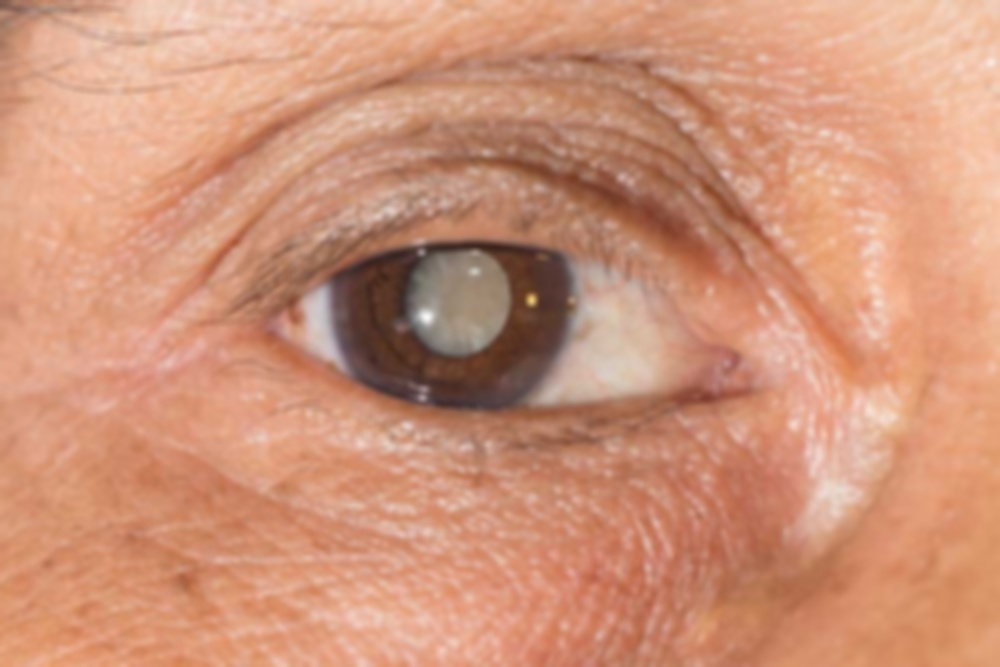
#> input picture photo_transformation_testing/photo3.jpg, 1000 x 667 px
$ jupyter execute testing_cv2.ipynb
#> lines starting #> are read from the running program, lines starting #| are printed output that depends on the picture
[cell 1]
import cv2
import os

[cell 2]
# cv2.imread function, in below method,
img = cv2.imread("photo3.jpg", cv2.IMREAD_COLOR)
#> img is the input picture: shape (667, 1000, 3); mean B, G, R 121, 147.8, 206.8

[cell 3]
height, width, _ = img.shape
#> height = 667; width = 1000
if height == width:
    cropped_img = img
a = abs(height - width)
#> a = 333
a1 = a // 2
#> a1 = 166
a2 = a1 if a % 2 == 0 else a1 + 1
#> a2 = 167
if height > width:
    cropped_img = img[a1:height-a2, 0:width]
if height < width:
    cropped_img = img[0:height, a1:width-a2]
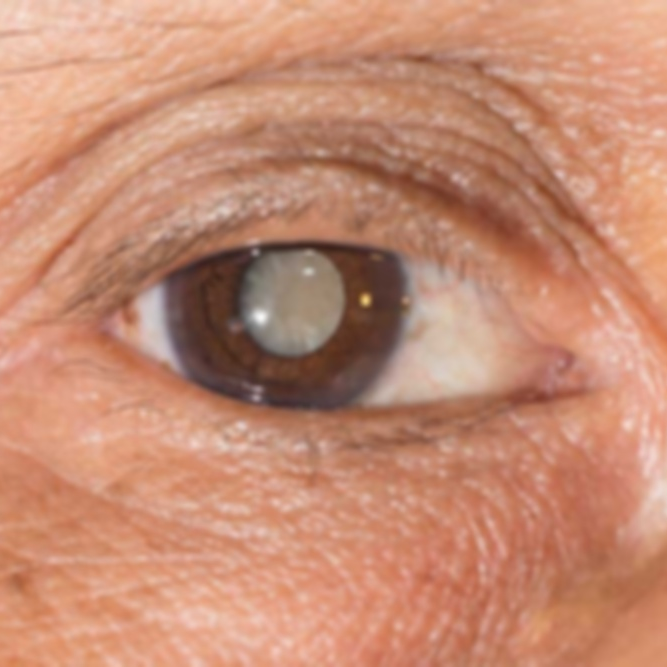
#> cropped_img: shape (667, 667, 3); mean B, G, R 115.3, 139.9, 197.1
resized_img = cv2.resize(cropped_img, (512, 512))

[cell 4]
resized_img.shape
#> Out = (512, 512, 3)


$ run again, with photo_transformation_testing/photo1.jpg copied over photo_transformation_testing/photo3.jpg
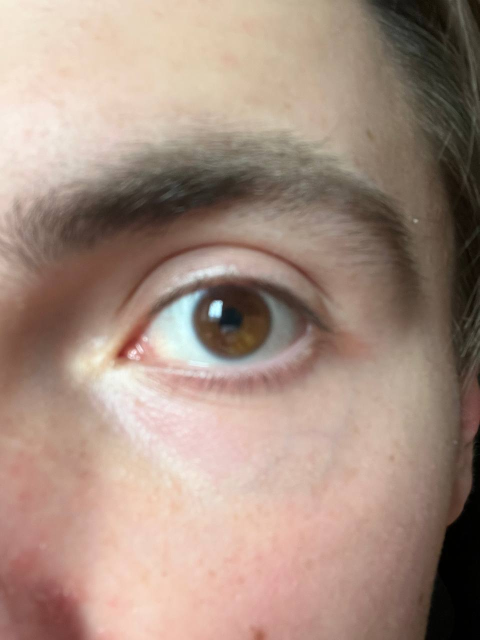
#> input picture photo_transformation_testing/photo1.jpg, 959 x 1280 px (shown at 1/2 size)
#> img is the input picture: shape (1280, 959, 3); mean B, G, R 128.7, 141.8, 165.5
#> `cropped_img = img[a1:height-a2, 0:width]`:
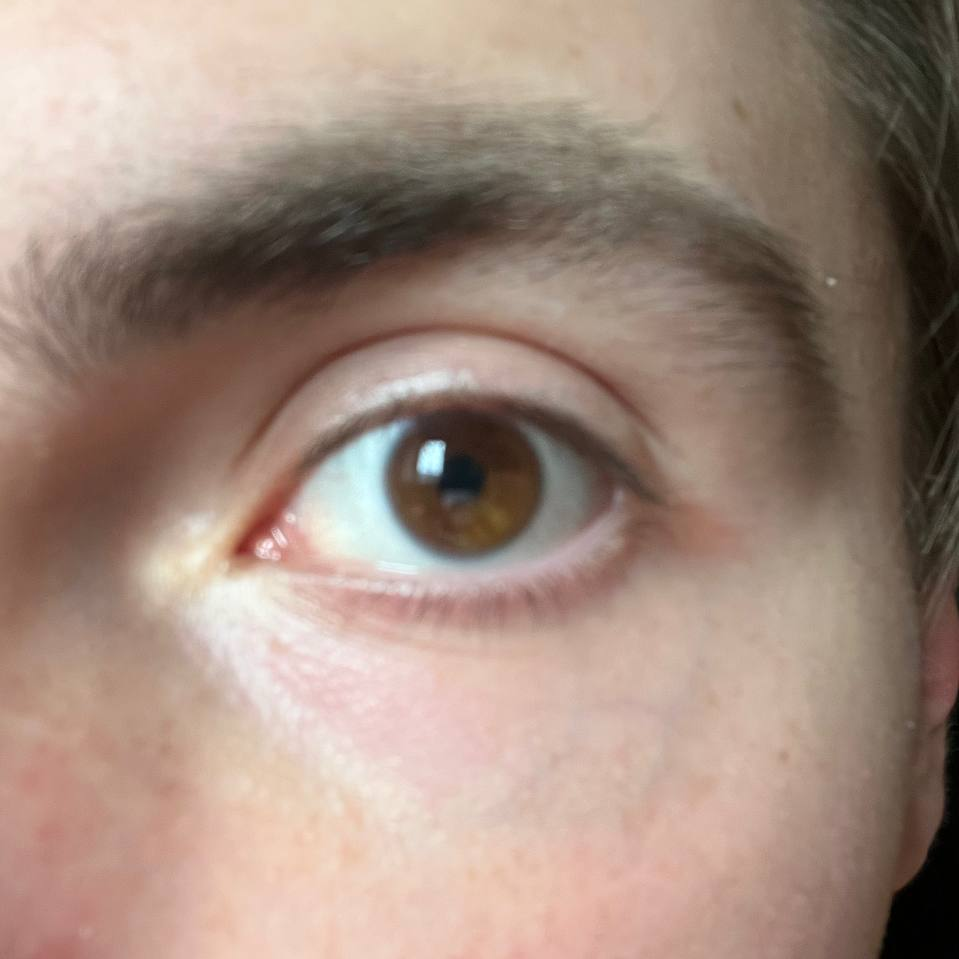
#> cropped_img: shape (959, 959, 3); mean B, G, R 126.6, 139.1, 161.7

$ run again, with photo_transformation_testing/photo2.jpg copied over photo_transformation_testing/photo3.jpg
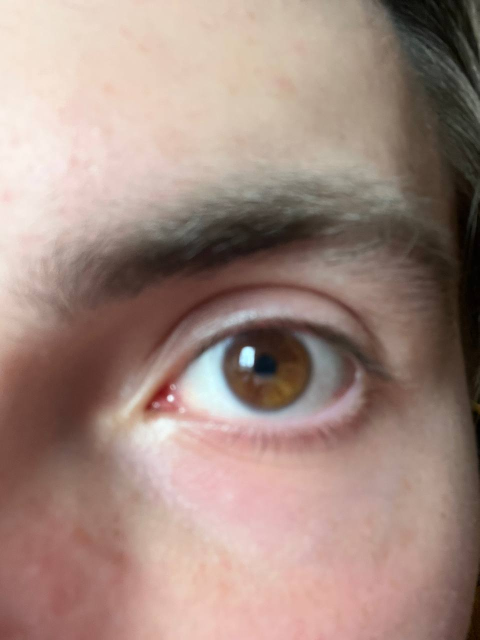
#> input picture photo_transformation_testing/photo2.jpg, 959 x 1280 px (shown at 1/2 size)
#> img is the input picture: shape (1280, 959, 3); mean B, G, R 128, 137.2, 162
#> `cropped_img = img[a1:height-a2, 0:width]`:
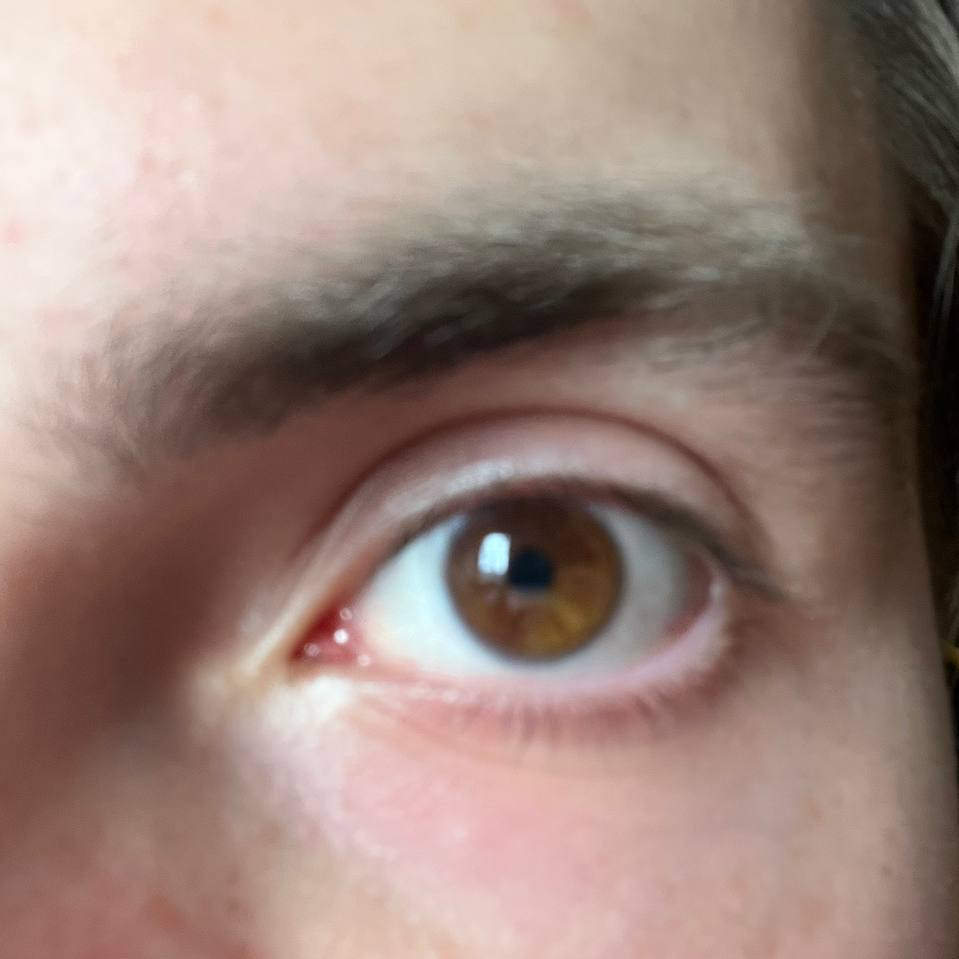
#> cropped_img: shape (959, 959, 3); mean B, G, R 121.8, 130.4, 153.7
